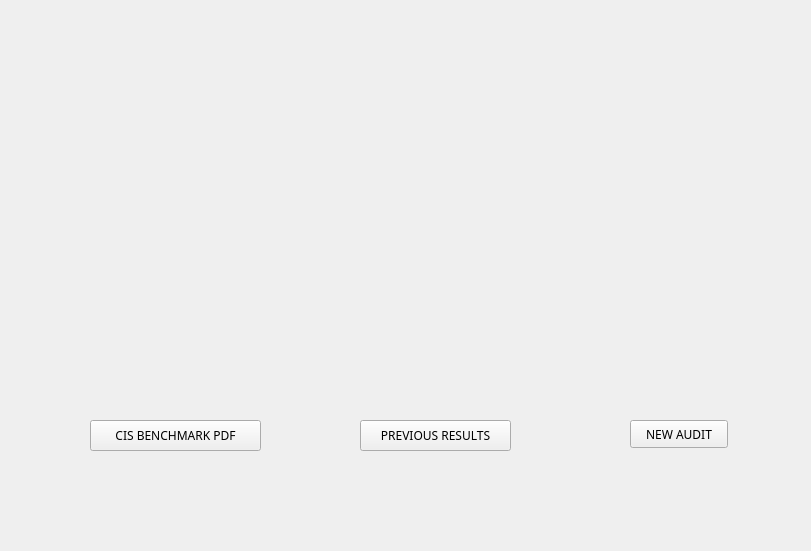
<?xml version="1.0" encoding="UTF-8"?>
<ui version="4.0">
 <class>page1</class>
 <widget class="QWidget" name="page1">
  <property name="geometry">
   <rect>
    <x>0</x>
    <y>0</y>
    <width>811</width>
    <height>551</height>
   </rect>
  </property>
  <property name="font">
   <font>
    <family>DM Mono</family>
   </font>
  </property>
  <property name="windowTitle">
   <string>Widget</string>
  </property>
  <widget class="QLabel" name="app_logo">
   <property name="geometry">
    <rect>
     <x>250</x>
     <y>10</y>
     <width>331</width>
     <height>161</height>
    </rect>
   </property>
   <property name="sizePolicy">
    <sizepolicy hsizetype="Fixed" vsizetype="Fixed">
     <horstretch>0</horstretch>
     <verstretch>0</verstretch>
    </sizepolicy>
   </property>
   <property name="text">
    <string/>
   </property>
   <property name="pixmap">
    <pixmap>NAME-with-TAGLINE.png</pixmap>
   </property>
   <property name="scaledContents">
    <bool>true</bool>
   </property>
  </widget>
  <widget class="QPushButton" name="new_audit_btn">
   <property name="geometry">
    <rect>
     <x>630</x>
     <y>420</y>
     <width>98</width>
     <height>28</height>
    </rect>
   </property>
   <property name="text">
    <string>NEW AUDIT</string>
   </property>
  </widget>
  <widget class="QPushButton" name="prev_audt_btn">
   <property name="geometry">
    <rect>
     <x>360</x>
     <y>420</y>
     <width>151</width>
     <height>31</height>
    </rect>
   </property>
   <property name="text">
    <string>PREVIOUS RESULTS</string>
   </property>
  </widget>
  <widget class="QPushButton" name="cis_benchmark_pdf_btn">
   <property name="geometry">
    <rect>
     <x>90</x>
     <y>420</y>
     <width>171</width>
     <height>31</height>
    </rect>
   </property>
   <property name="text">
    <string>CIS BENCHMARK PDF</string>
   </property>
  </widget>
 </widget>
 <resources/>
 <connections/>
</ui>
